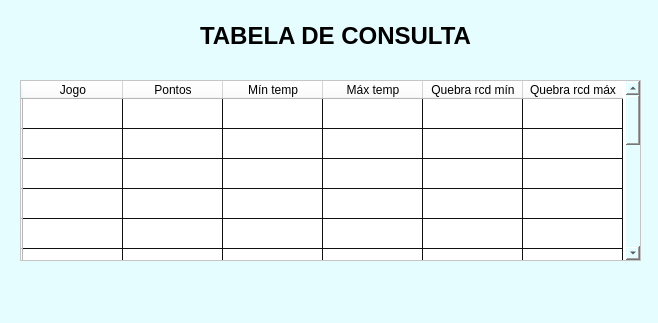
<?xml version="1.0" encoding="UTF-8"?>
<ui version="4.0">
 <class>MainWindow</class>
 <widget class="QMainWindow" name="MainWindow">
  <property name="geometry">
   <rect>
    <x>0</x>
    <y>0</y>
    <width>658</width>
    <height>323</height>
   </rect>
  </property>
  <property name="windowTitle">
   <string>MainWindow</string>
  </property>
  <property name="styleSheet">
   <string notr="true">background-color: rgb(229, 253, 255);
</string>
  </property>
  <widget class="QWidget" name="centralwidget">
   <widget class="QLabel" name="label">
    <property name="geometry">
     <rect>
      <x>200</x>
      <y>10</y>
      <width>281</width>
      <height>51</height>
     </rect>
    </property>
    <property name="font">
     <font>
      <pointsize>18</pointsize>
      <weight>75</weight>
      <bold>true</bold>
     </font>
    </property>
    <property name="text">
     <string>TABELA DE CONSULTA</string>
    </property>
   </widget>
   <widget class="QTableWidget" name="tableWidget">
    <property name="geometry">
     <rect>
      <x>20</x>
      <y>80</y>
      <width>621</width>
      <height>181</height>
     </rect>
    </property>
    <property name="styleSheet">
     <string notr="true">background-color: rgb(229, 253, 255);
font: 10pt &quot;MS Shell Dlg 2&quot;;
gridline-color: rgb(15, 16, 17);
border-color: rgb(16, 16, 16);
background-color: rgb(255, 255, 255);</string>
    </property>
    <row>
     <property name="text">
      <string/>
     </property>
    </row>
    <row>
     <property name="text">
      <string/>
     </property>
    </row>
    <row>
     <property name="text">
      <string/>
     </property>
    </row>
    <row>
     <property name="text">
      <string/>
     </property>
    </row>
    <row>
     <property name="text">
      <string/>
     </property>
    </row>
    <row>
     <property name="text">
      <string/>
     </property>
    </row>
    <row>
     <property name="text">
      <string/>
     </property>
    </row>
    <row>
     <property name="text">
      <string/>
     </property>
    </row>
    <row>
     <property name="text">
      <string/>
     </property>
    </row>
    <row>
     <property name="text">
      <string/>
     </property>
    </row>
    <row>
     <property name="text">
      <string/>
     </property>
    </row>
    <row>
     <property name="text">
      <string/>
     </property>
    </row>
    <row>
     <property name="text">
      <string/>
     </property>
    </row>
    <row>
     <property name="text">
      <string/>
     </property>
    </row>
    <row>
     <property name="text">
      <string/>
     </property>
    </row>
    <column>
     <property name="text">
      <string>Jogo</string>
     </property>
    </column>
    <column>
     <property name="text">
      <string>Pontos</string>
     </property>
    </column>
    <column>
     <property name="text">
      <string>Mín temp</string>
     </property>
    </column>
    <column>
     <property name="text">
      <string>Máx temp</string>
     </property>
    </column>
    <column>
     <property name="text">
      <string>Quebra rcd mín</string>
     </property>
    </column>
    <column>
     <property name="text">
      <string>Quebra rcd máx</string>
     </property>
    </column>
   </widget>
  </widget>
  <widget class="QMenuBar" name="menubar">
   <property name="geometry">
    <rect>
     <x>0</x>
     <y>0</y>
     <width>658</width>
     <height>21</height>
    </rect>
   </property>
  </widget>
  <widget class="QStatusBar" name="statusbar"/>
 </widget>
 <resources/>
 <connections/>
</ui>
